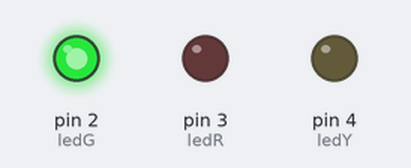
The sketch below on a simulated Arduino Uno, built with avr-gcc and run on an emulated ATmega328P. On the bench: output pins drawn as LEDs (lit = HIGH).

Above: at 0.1 s.
At 1.1 s:
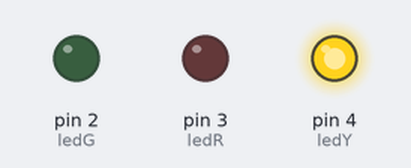
At 2.7 s:
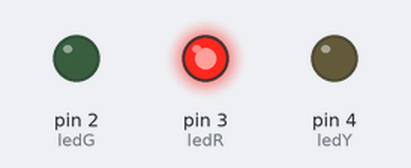
Timing chart, 0 to 3.0 s (numbered marks = the images above):
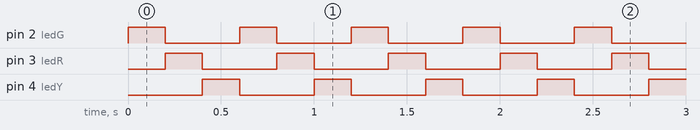

The sketch:

Main.ino
```cpp
//Pines que se van a utilizar
const byte ledG = 2;
const byte ledR = 3;
const byte ledY = 4;

int timeSwitch = 200;

void setup()
{
	pinMode(ledG, OUTPUT);
    pinMode(ledR, OUTPUT);
    pinMode(ledY, OUTPUT);
}

void loop()
{
	digitalWrite(ledY, 0);
    digitalWrite(ledG, 1);
    delay(timeSwitch);

    digitalWrite(ledG, 0);
    digitalWrite(ledR, 1);
    delay(timeSwitch);

    digitalWrite(ledR, 0);
    digitalWrite(ledY, 1);
    delay(timeSwitch);
}
```

Measured:
- by itself, pin 2 (ledG), pin 3 (ledR), pin 4 (ledY): alternates HIGH for 0.20 s and LOW for 0.40 s
- by itself, everything shown: repeats every 0.60 s, in 3 steps
